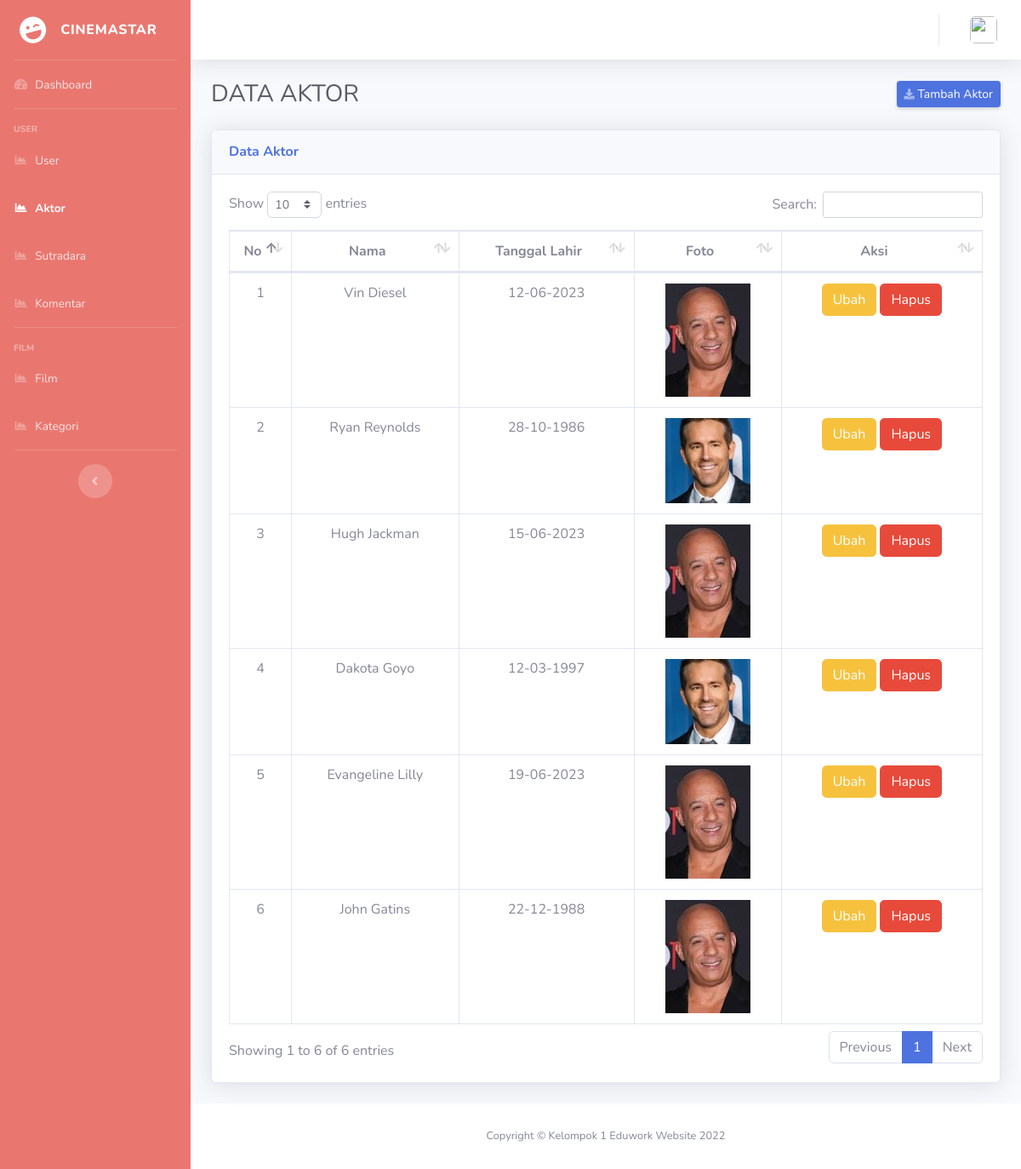
/admin/aktor.php, run on the app's committed database.
### tables this page shows
CREATE TABLE `aktor` (
  `id_aktor` int(11) NOT NULL,
  `nama` varchar(50) NOT NULL,
  `tgl_lahir` date NOT NULL,
  `foto` varchar(255) NOT NULL
);

### admin/aktor.php (the view, shortened to what this page needs)
<?php
  include "connect.php";
  $query = mysqli_query($conn, "SELECT * FROM aktor");
  ?>
<!DOCTYPE php>
<php lang="en">
<head>
        <link href="../assets/vendor/fontawesome-free/css/all.min.css" rel="stylesheet" type="text/css">
        <link href="../assets/css/sb-admin-2.min.css" rel="stylesheet">
        <link href="../assets/vendor/datatables/dataTables.bootstrap4.min.css" rel="stylesheet">
</head>
<body id="page-top">
    <div id="wrapper">
        <ul class="navbar-nav sidebar sidebar-dark accordion" style="background-color: #e97770;" id="accordionSidebar">
            <a class="sidebar-brand d-flex align-items-center justify-content-center" href="index.php">
                <div class="sidebar-brand-icon rotate-n-15">
                    <i class="fas fa-laugh-wink"></i>
                </div>
                <div class="sidebar-brand-text mx-3">Cinemastar</div>
            </a>
            <hr class="sidebar-divider my-0">
            <li class="nav-item ">
                <a class="nav-link" href="index.php">
                    <i class="fas fa-fw fa-tachometer-alt"></i>
                    <span>Dashboard</span></a>
            </li>
            <hr class="sidebar-divider">
            <div class="sidebar-heading">
                User
            </div>
            <li class="nav-item ">
                <a class="nav-link " href="user.php">
                    <i class="fas fa-fw fa-chart-area"></i>
                    <span>User</span></a>
                </li>
                <li class="nav-item active">
                    <a class="nav-link" href="aktor.php">
                        <i class="fas fa-fw fa-chart-area"></i>
                        <span>Aktor</span></a>
                </li>
                <li class="nav-item">
                    <a class="nav-link" href="sutradara.php">
                        <i class="fas fa-fw fa-chart-area"></i>
                        <span>Sutradara</span></a>
                </li>
                <li class="nav-item">
                    <a class="nav-link" href="komentar.php">
                        <i class="fas fa-fw fa-chart-area"></i>
                        <span>Komentar</span></a>
                </li>
            <hr class="sidebar-divider">
            <div class="sidebar-heading">
                Film
            </div>
            <li class="nav-item">
                <a class="nav-link" href="film.php">
                    <i class="fas fa-fw fa-chart-area"></i>
                    <span>Film</span></a>
            </li>
            <li class="nav-item">
                <a class="nav-link" href="kategori.php">
                    <i class="fas fa-fw fa-chart-area"></i>
                    <span>Kategori</span></a>
            </li>
            <hr class="sidebar-divider d-none d-md-block">
            <div class="text-center d-none d-md-inline">
                <button class="rounded-circle border-0" id="sidebarToggle"></button>
            </div>
        </ul>
        <div id="content-wrapper" class="d-flex flex-column">
            <div id="content">
                <nav class="navbar navbar-expand navbar-light bg-white topbar mb-4 static-top shadow">
                    <ul class="navbar-nav ml-auto">
                        <li class="nav-item dropdown no-arrow">
                            <a class="nav-link dropdown-toggle" href="#" id="aktorDropdown" role="button"
                                data-toggle="dropdown" aria-haspopup="true" aria-expanded="false">
                                <img class="img-profile rounded"
                                    src="<?php if($_SESSION['foto']=="default.png"){echo "../images/default.png";}else{ echo "images/profile/".$_SESSION['foto'];} ?>">
                            </a>
                        </li>
                    </ul>
                </nav>
                <div class="container-fluid">
                    <div class="d-sm-flex align-items-center justify-content-between mb-4">
                        <h1 class="h3 mb-0 text-gray-800">DATA AKTOR</h1>
                        <a href="aktor_tambah.php" class="d-none d-sm-inline-block btn btn-sm btn-primary shadow-sm"><i class="fas fa-download fa-sm text-white-50"></i> Tambah Aktor</a>
                    </div>
                    <div class="card shadow mb-4">
                        <div class="card-header py-3">
                            <h6 class="m-0 font-weight-bold text-primary">Data Aktor</h6>
                        </div>
                        <div class="card-body">
                            <div class="table-responsive">
                                <table class="table table-bordered" id="dataTable" width="100%" cellspacing="0">
                                    <thead>
                                        <tr class="text-center">
                                            <th style="width: 30px;">No</th>
                                            <th>Nama</th>
                                            <th>Tanggal Lahir</th>
                                            <th>Foto</th>
                                            <th>Aksi</th>
                                        </tr>
                                    </thead>
                                    <tbody>
                                        <?php if (mysqli_num_rows($query) > 0) {
                                            ?>
                                            <?php
                                            $no = 1;
                                            while ($value = mysqli_fetch_array($query)) {
                                            ?>
                                            <tr class="text-center">
                                                <td><?php echo $no ?></td>
                                                <td><?php echo $value["nama"]; ?></td>
                                                <td><?php echo date('d-m-Y',strtotime($value["tgl_lahir"])); ?></td>
                                                <td><img src="images/aktor/<?php echo $value["foto"]; ?>" width="100px"></td>
                                                <td>
                                                    <a href="aktor_ubah.php?id_aktor=<?php echo $value["id_aktor"]?>" class="btn btn-warning">Ubah</a>
                                                    <a href="aktor_dalete.php?id_aktor=<?php echo $value["id_aktor"]?>" class="btn btn-danger" onclick="return confirm('Yakin dihapus, data yang ber-relasi juga akan terhapus!')">Hapus</a>
                                                </td>
                                            </tr>
                                            <?php
                                            $no++;} ?>
                                        <?php } ?>
                                    </tbody>
                                </table>
                            </div>
                        </div>
                    </div>
                </div>
            </div>
            <footer class="sticky-footer bg-white">
                <div class="container my-auto">
                    <div class="copyright text-center my-auto">
                        <span>Copyright &copy; Kelompok 1 Eduwork Website 2022</span>
                    </div>
                </div>
            </footer>
        </div>
    </div>
</body>
</php>

### data on the page
aktor: nama "Vin Diesel", tgl_lahir "12-06-2023", foto (picture)
aktor: nama "Ryan Reynolds", tgl_lahir "28-10-1986", foto (picture)
aktor: nama "Hugh Jackman", tgl_lahir "15-06-2023", foto (picture)
aktor: nama "Dakota Goyo", tgl_lahir "12-03-1997", foto (picture)
aktor: nama "Evangeline Lilly", tgl_lahir "19-06-2023", foto (picture)
aktor: nama "John Gatins", tgl_lahir "22-12-1988", foto (picture)
